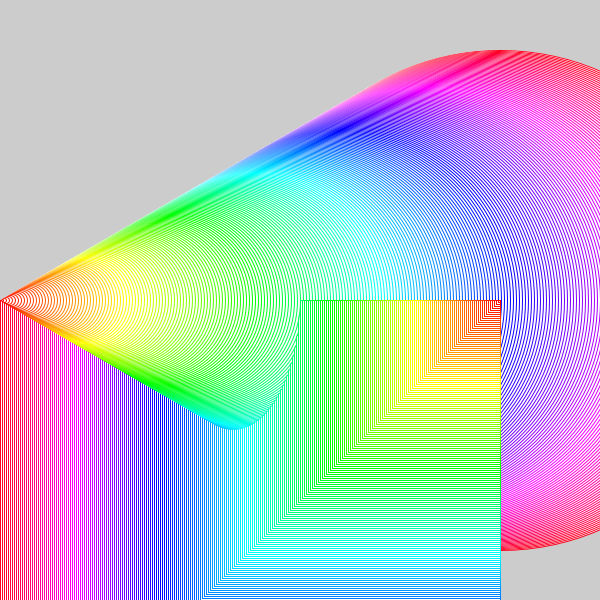
Frame 1 (no input)
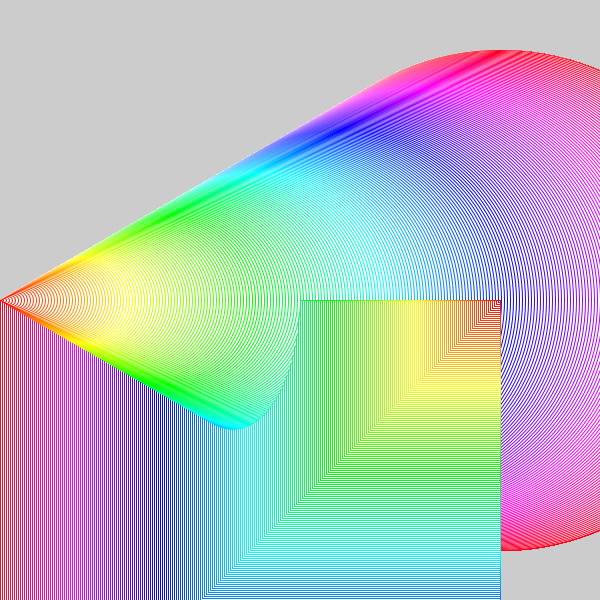
Frame 60 (the mouse pressed at the canvas centre just before this capture)
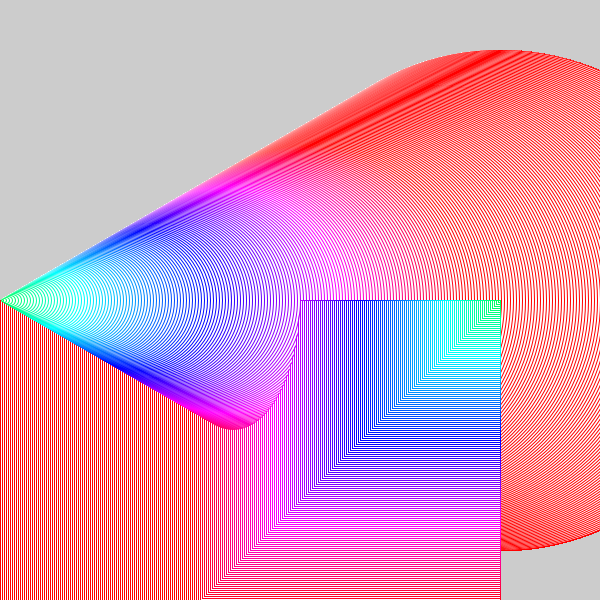
Frame 120 (the mouse held since frame 60 and released just before this capture)

The Processing sketch that drew these frames (run headless with seeded random() and noise(); from frame 60 on, the mouse is pressed at the canvas centre):

// Processing sketch: processing_185623
// ── processing_185623.pde

void setup() {
  size(600, 600);
  colorMode(HSB);
}
void draw() {
  for (int i = 500;i>0;i=i-2) {
   

    stroke((i/2)+(mouseX/3), 255, 255);
    ellipse(i, 300, i, i);
    rect(500-i, 300, i, i);
  }
}
